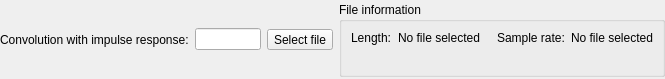
<?xml version="1.0" encoding="UTF-8"?>
<ui version="4.0">
 <class>ConvolutionFilterGUI</class>
 <widget class="QWidget" name="ConvolutionFilterGUI">
  <property name="geometry">
   <rect>
    <x>0</x>
    <y>0</y>
    <width>665</width>
    <height>79</height>
   </rect>
  </property>
  <property name="windowTitle">
   <string notr="true"/>
  </property>
  <layout class="QGridLayout" name="gridLayout" columnstretch="0,0,0,0,1">
   <property name="leftMargin">
    <number>0</number>
   </property>
   <property name="topMargin">
    <number>0</number>
   </property>
   <property name="rightMargin">
    <number>0</number>
   </property>
   <property name="bottomMargin">
    <number>0</number>
   </property>
   <item row="0" column="2">
    <widget class="QToolButton" name="selectFileToolButton">
     <property name="text">
      <string>Select file</string>
     </property>
     <property name="icon">
      <iconset resource="../Editor.qrc">
       <normaloff>:/icons/document-open.ico</normaloff>:/icons/document-open.ico</iconset>
     </property>
    </widget>
   </item>
   <item row="0" column="4">
    <spacer name="horizontalSpacer">
     <property name="orientation">
      <enum>Qt::Horizontal</enum>
     </property>
     <property name="sizeHint" stdset="0">
      <size>
       <width>123</width>
       <height>1</height>
      </size>
     </property>
    </spacer>
   </item>
   <item row="0" column="0">
    <widget class="QLabel" name="convolutionLabel">
     <property name="text">
      <string>Convolution with impulse response:</string>
     </property>
    </widget>
   </item>
   <item row="0" column="1">
    <widget class="ResizingLineEdit" name="pathLineEdit">
     <property name="sizePolicy">
      <sizepolicy hsizetype="Preferred" vsizetype="Fixed">
       <horstretch>0</horstretch>
       <verstretch>0</verstretch>
      </sizepolicy>
     </property>
    </widget>
   </item>
   <item row="0" column="3">
    <widget class="QGroupBox" name="groupBox">
     <property name="title">
      <string>File information</string>
     </property>
     <layout class="QGridLayout" name="gridLayout_2">
      <item row="0" column="3">
       <widget class="QLabel" name="labelSampleRate">
        <property name="text">
         <string>Sample rate:</string>
        </property>
       </widget>
      </item>
      <item row="0" column="1">
       <widget class="QLabel" name="labelLengthValue">
        <property name="text">
         <string>No file selected</string>
        </property>
       </widget>
      </item>
      <item row="1" column="0" colspan="5">
       <widget class="QLabel" name="labelError">
        <property name="palette">
         <palette>
          <active>
           <colorrole role="WindowText">
            <brush brushstyle="SolidPattern">
             <color alpha="255">
              <red>255</red>
              <green>0</green>
              <blue>0</blue>
             </color>
            </brush>
           </colorrole>
          </active>
          <inactive>
           <colorrole role="WindowText">
            <brush brushstyle="SolidPattern">
             <color alpha="255">
              <red>255</red>
              <green>0</green>
              <blue>0</blue>
             </color>
            </brush>
           </colorrole>
          </inactive>
          <disabled>
           <colorrole role="WindowText">
            <brush brushstyle="SolidPattern">
             <color alpha="255">
              <red>120</red>
              <green>120</green>
              <blue>120</blue>
             </color>
            </brush>
           </colorrole>
          </disabled>
         </palette>
        </property>
        <property name="text">
         <string notr="true"/>
        </property>
       </widget>
      </item>
      <item row="0" column="0">
       <widget class="QLabel" name="labelLength">
        <property name="text">
         <string>Length:</string>
        </property>
       </widget>
      </item>
      <item row="0" column="4">
       <widget class="QLabel" name="labelSampleRateValue">
        <property name="text">
         <string>No file selected</string>
        </property>
       </widget>
      </item>
      <item row="0" column="2">
       <spacer name="horizontalSpacer_2">
        <property name="orientation">
         <enum>Qt::Horizontal</enum>
        </property>
        <property name="sizeType">
         <enum>QSizePolicy::Fixed</enum>
        </property>
        <property name="sizeHint" stdset="0">
         <size>
          <width>5</width>
          <height>1</height>
         </size>
        </property>
       </spacer>
      </item>
     </layout>
    </widget>
   </item>
  </layout>
 </widget>
 <customwidgets>
  <customwidget>
   <class>ResizingLineEdit</class>
   <extends>QLineEdit</extends>
   <header>widgets/ResizingLineEdit.h</header>
  </customwidget>
 </customwidgets>
 <resources>
  <include location="../Editor.qrc"/>
 </resources>
 <connections/>
</ui>
